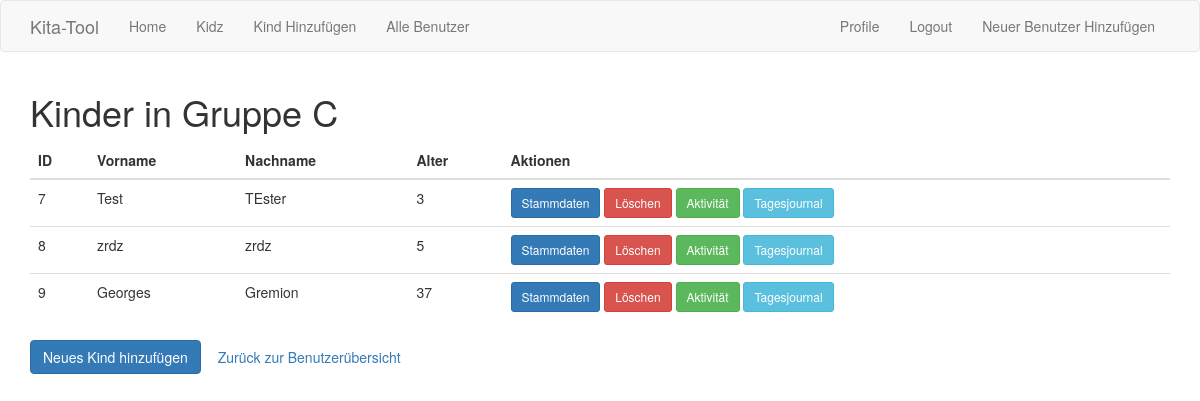
Screenshot of /group_children/C (signed in) with the database file from the repository.
### app/models.py (models this page shows, shortened)
class Child(db.Model):
    id = db.Column(db.Integer, primary_key=True)
    first_name = db.Column(db.String(50), nullable=False)
    last_name = db.Column(db.String(50), nullable=False)
    age = db.Column(db.Integer, nullable=False)
    group = db.Column(db.String(50), nullable=False)
    activities = db.relationship('Activity', backref='child', lazy='dynamic')

### app/routes.py (the view)
@app.route('/group_children/<group_name>', methods=['GET'])
@login_required
def group_children(group_name):
    if group_name not in ['A', 'B', 'C']:
        flash('Ungültige Gruppenbezeichnung')
        return redirect(url_for('all_users'))
    children = Child.query.filter_by(group=group_name).all()
    return render_template('group_children.html', children=children, group_name=group_name)

### app/models.py (called while the page is built)
@login.user_loader
def load_user(id):
    return User.query.get(int(id))

### app/templates/group_children.html
{% extends "base.html" %}
{% import 'bootstrap/wtf.html' as wtf %}
{% block content %}
<div class="container">
    <h1 class="mt-4">Kinder in Gruppe {{ group_name }}</h1>
    <table class="table table-hover mt-4">
        <thead class="thead-dark">
            <tr>
                <th>ID</th>
                <th>Vorname</th>
                <th>Nachname</th>
                <th>Alter</th>
                <th>Aktionen</th>
            </tr>
        </thead>
        <tbody>
            {% for child in children %}
            <tr>
                <td>{{ child.id }}</td>
                <td>{{ child.first_name }}</td>
                <td>{{ child.last_name }}</td>
                <td>{{ child.age }}</td>
                <td>
                    <a href="{{ url_for('edit_child', child_id=child.id) }}"
                        class="btn btn-sm btn-primary">Stammdaten</a>
                    <a href="{{ url_for('delete_child', child_id=child.id) }}" class="btn btn-sm btn-danger">Löschen</a>
                    <a href="{{ url_for('add_activity', child_id=child.id) }}"
                        class="btn btn-sm btn-success">Aktivität</a>
                    <a href="{{ url_for('day_review', child_id=child.id) }}"
                        class="btn btn-sm btn-info">Tagesjournal</a>
                </td>
            </tr>
            {% endfor %}
        </tbody>
    </table>
    <a href="{{ url_for('add_child') }}" class="btn btn-primary mt-3">Neues Kind hinzufügen</a>
    <a href="{{ url_for('all_users') }}" class="btn btn-secondary mt-3">Zurück zur Benutzerübersicht</a>
</div>
{% endblock %}

### rows the page displays
Child: id "7", first_name "Test", last_name "TEster", age "3"
Child: id "8", first_name "zrdz", last_name "zrdz", age "5"
Child: id "9", first_name "Georges", last_name "Gremion", age "37"

### other values shown
{{ group_name }} "C"
